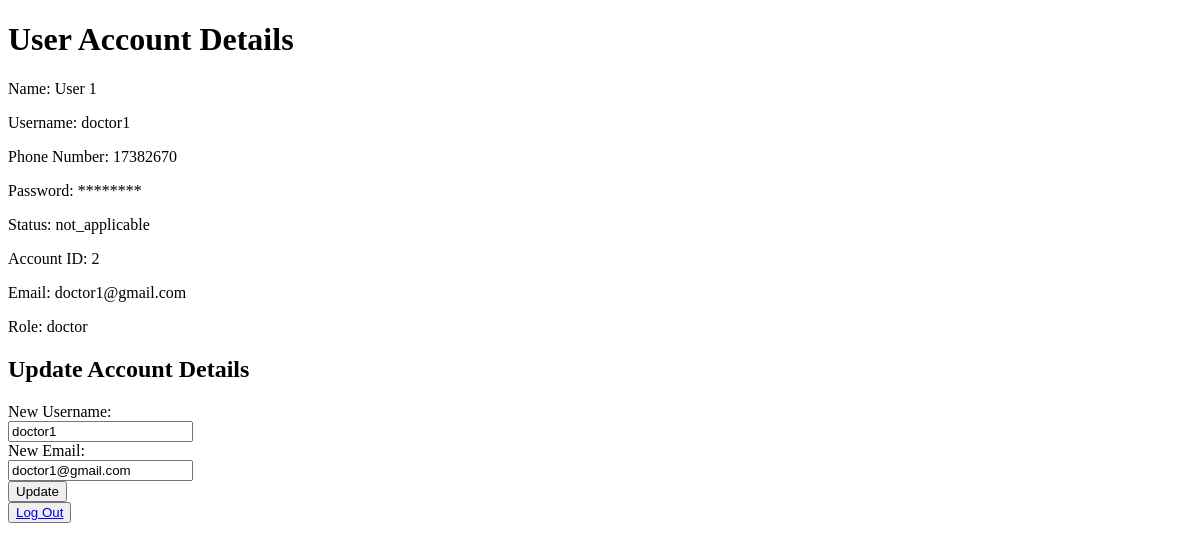
Before: /accdetails/ (signed in) with the older database file.
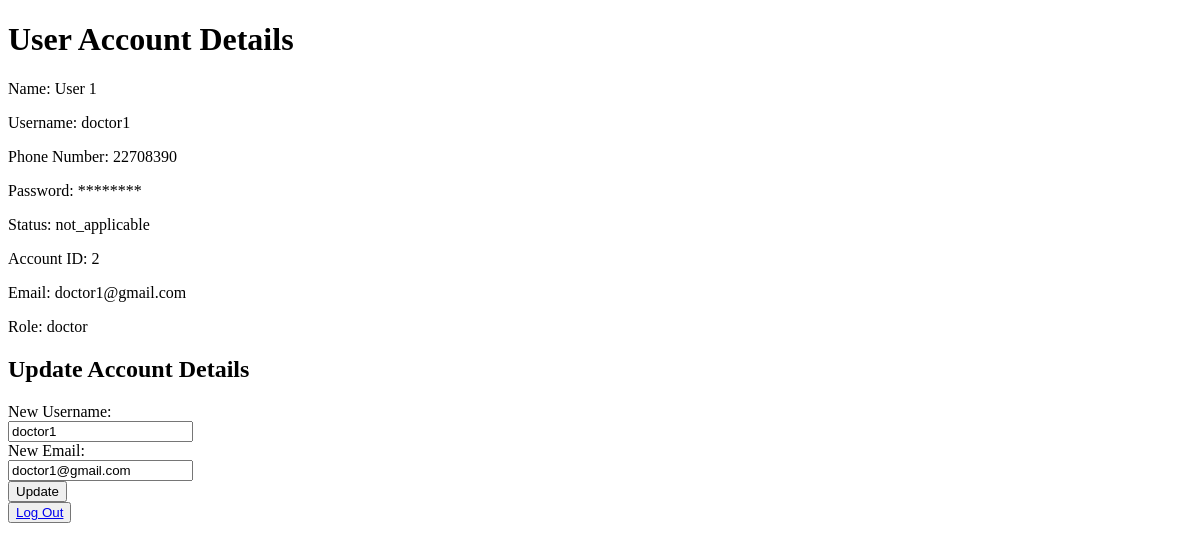
After: the same page with the newer database file.
### demo/models.py (models this page shows)
class CustomUser(AbstractUser):
    name = models.CharField(max_length=100)
    phone_number = models.CharField(max_length=20)
    STATUS_CHOICES = [
        ('covid', 'COVID'),
        ('normal', 'Normal'),
        ('not_applicable', 'Not Applicable'),
    ]
    status = models.CharField(max_length=20, choices=STATUS_CHOICES)
    account_id = models.AutoField(primary_key=True)
    email = models.EmailField(unique=True)
    username = models.CharField(max_length=150, unique=True)
    password = models.CharField(max_length=128)
    ROLE_CHOICES = [
        ('patient', 'Patient'),
        ('doctor', 'Doctor'),
        ('system_admin', 'System Admin'),
    ]
    role = models.CharField(max_length=20, choices=ROLE_CHOICES)

### demo/views.py (the view)
# urls.py: path('accdetails/', views.accdetails, name='accdetails'),
def accdetails(request):
    user = request.user
    context = {
        'user': user,
    }
    return render(request, 'details.html', context)

### templates/details.html (shortened to what this page needs)
<!DOCTYPE html>
<html lang="en">
<head>
</head>
<body>
    <h1>User Account Details</h1>
    <p>Name: <span id="name">{{ user.name }}</span></p>
    <p>Username: <span id="username">{{ user.username }}</span></p>
    <p>Phone Number: <span id="phone_number">{{ user.phone_number }}</span></p>
    <p>Password: ********</p>
    <p>Status: <span id="status">{{ user.status }}</span></p>
    <p>Account ID: <span id="account_id">{{ user.account_id }}</span></p>
    <p>Email: <span id="email">{{ user.email }}</span></p>
    <p>Role: <span id="role">{{ user.role }}</span></p>
    <h2>Update Account Details</h2>
    <form id="updateForm" method="post" action="/updatedetails/">
        <label for="newUsername">New Username:</label><br>
        <input type="text" id="newUsername" name="newUsername" value="{{ user.username }}"><br>
        <label for="newEmail">New Email:</label><br>
        <input type="email" id="newEmail" name="newEmail" value="{{ user.email }}"><br>
        <button type="submit">Update</button>
    </form>
    <button type="submit"><a href="/logout/">Log Out</a></button>
</body>
</html>

Changed rows visible on the page:
changed CustomUser "User 1": phone_number "17382670" → "22708390"
